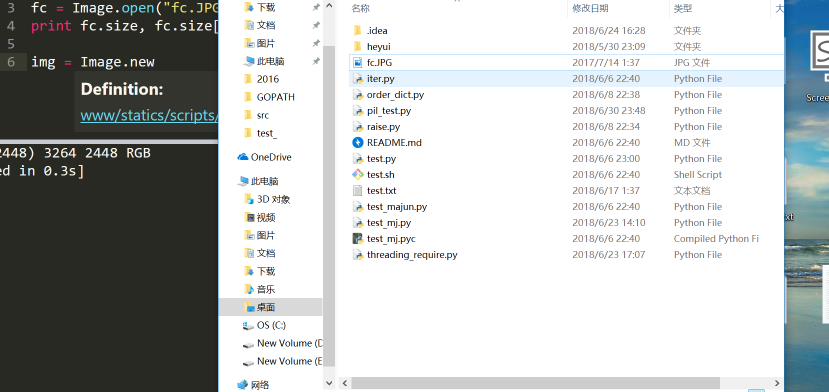
#> input picture jt.PNG, 1657 x 783 px (shown at 1/2 size)
$ python pil_test.py
#> lines starting #> are read from the running program, lines starting #| are printed output that depends on the picture
from PIL import Image, ImageEnhance
from matplotlib.pylab import plt

# [15 lines of commented-out code are left out]


def reduce_opacity(image, opacity):
    assert opacity >= 0 and opacity <= 1

    if image.mode != 'RGBA':
        image = image.convert('RGBA')
    else:
        image = image.copy()

    alpha = image.split()
    for i in alpha:
	    plt.imshow(i)
	    plt.show()

    # [8 lines of commented-out code are left out]
    image.getpixel((0,0))
    return image

reduce_opacity(Image.open("jt.PNG"), 0.5)
#> in reduce_opacity, image is the input picture: PIL image 1657x783 RGBA; mean R, G, B, A 186.4, 189.4, 188.8, 255
#> the loop in reduce_opacity, `for i in alpha:` made 4 passes
#> pass 1, in reduce_opacity, `plt.show()`:
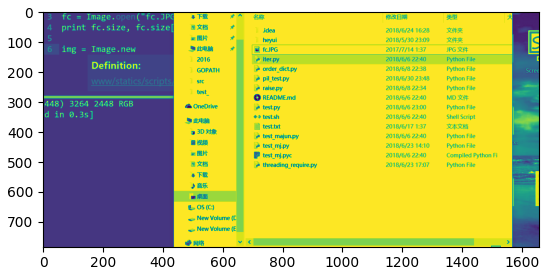
#> figure drawn by matplotlib, 1 panel
#> pass 2, in reduce_opacity, `plt.show()`:
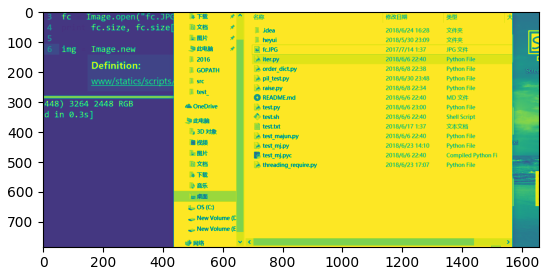
#> figure drawn by matplotlib, 1 panel
